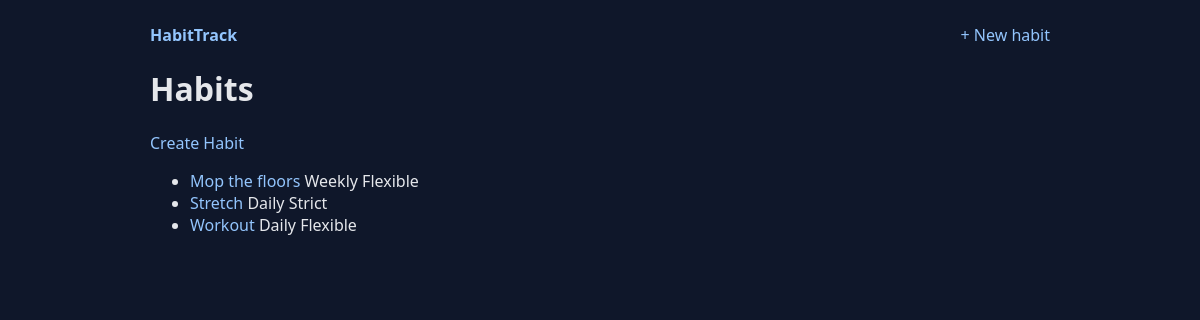
The app's page /, older data.
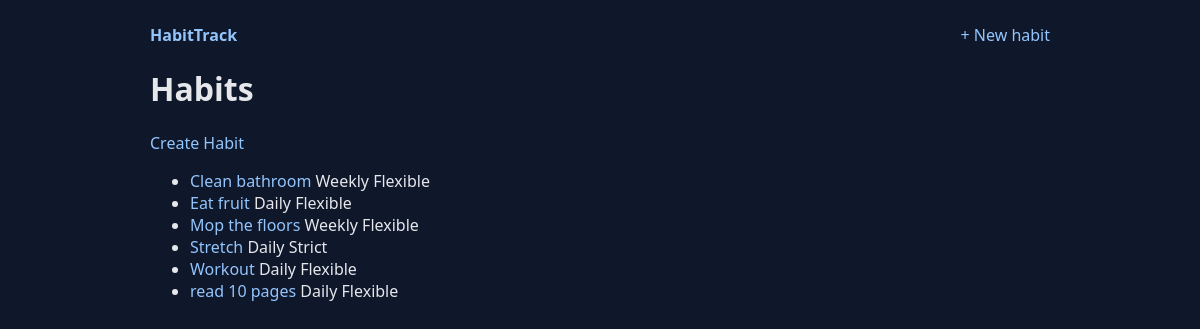
The same page, newer data.
### habits/models.py (models this page shows, shortened)
class Habit(models.Model):
    name = models.CharField(max_length=100)
    habit_type = models.CharField(max_length=10, choices=[("daily", "Daily"), ("weekly", "Weekly")])
    strategy = models.CharField(max_length = 10, choices=[("strict", "Strict"), ("flexible", "Flexible")] )

### habits/views.py (the view)
# urls.py: 2. Add a URL to urlpatterns:  path('', views.home, name='home')
def home(request):
    habits = Habit.objects.all().order_by("name")
    return render(request, "habits/home.html", {"habits": habits})

### habits/templates/habits/home.html
{% extends "base.html" %}
{% block content %}
<h1>Habits</h1>
<p><a href="{% url 'habits:create_habit' %}">Create Habit</a></p>
<ul>
  {% for h in habits %}
    <li>
      <a href="{% url 'habits:habit_detail' h.pk %}">{{ h.name }}</a>
      <span class="pill">{{ h.get_habit_type_display }}</span>
      <span class="pill">{{ h.get_strategy_display }}</span>
    </li>
  {% empty %}
    <li>No habits yet. <a href="{% url 'habits:create_habit' %}">Create your first one</a>.</li>
  {% endfor %}
</ul>
{% endblock %}

### habits/templates/base.html (shortened to what this page needs)
<!doctype html>
<html lang="en">
<head>
</head>
<body>
  <div class="container">
    <header>
      <a href="{% url 'habits:home' %}"><strong>HabitTrack</strong></a>
      <nav><a href="{% url 'habits:create_habit' %}">+ New habit</a></nav>
    </header>
    {% block content %}{% endblock %}
  </div>
</body>
</html>

Row changes from the older to the newer data that the page shows:
added Habit: name "Clean bathroom", habit_type "Weekly", strategy "Flexible"
added Habit: name "Eat fruit", habit_type "Daily", strategy "Flexible"
added Habit: name "read 10 pages", habit_type "Daily", strategy "Flexible"
